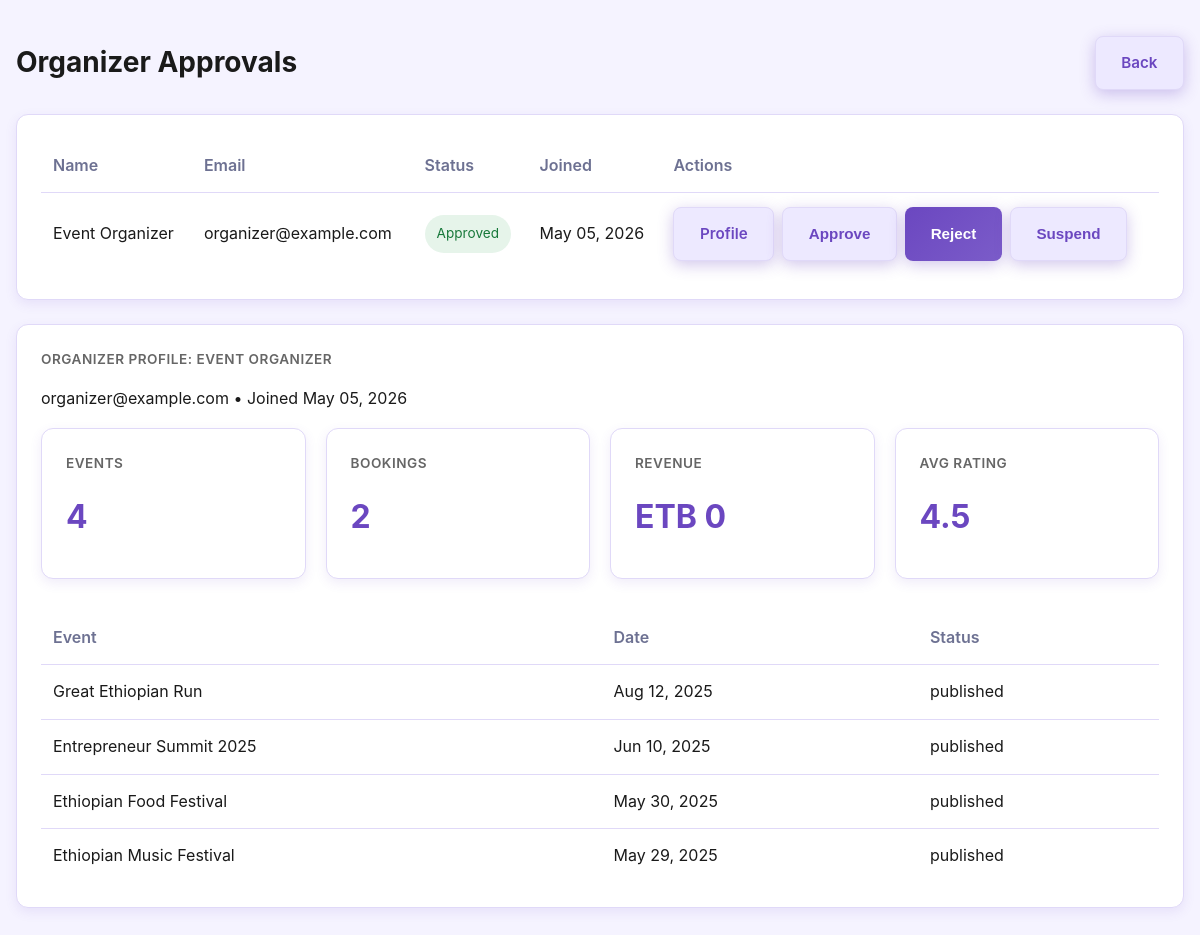
The page /admin-organizers.php?view=2 (signed in) on the database its author committed.
### tables this page shows
CREATE TABLE `users` (
  `id` int(11) NOT NULL,
  `name` varchar(120) NOT NULL,
  `email` varchar(150) NOT NULL,
  `password` varchar(255) NOT NULL,
  `role` enum('admin','organizer','user') NOT NULL DEFAULT 'user',
  `status` enum('pending','approved','rejected') NOT NULL DEFAULT 'approved',
  `created_at` timestamp NOT NULL DEFAULT current_timestamp(),
  `is_blocked` tinyint(1) NOT NULL DEFAULT 0,
  `profile_image` varchar(255) DEFAULT NULL,
  `organization_name` varchar(150) DEFAULT NULL,
  `contact_info` varchar(150) DEFAULT NULL,
  `social_links` text DEFAULT NULL
);

CREATE TABLE `events` (
  `id` int(11) NOT NULL,
  `title` varchar(180) NOT NULL,
  `description` text NOT NULL,
  `date` date NOT NULL,
  `location` varchar(120) NOT NULL,
  `organizer_id` int(11) NOT NULL,
  `category_id` int(11) NOT NULL,
  `image_url` varchar(255) NOT NULL,
  `status` enum('published','draft') NOT NULL DEFAULT 'published',
  `created_at` timestamp NOT NULL DEFAULT current_timestamp(),
  `is_featured` tinyint(1) NOT NULL DEFAULT 0,
  `attendance_count` int(11) NOT NULL DEFAULT 0,
  `lifecycle_status` varchar(20) DEFAULT NULL,
  `event_time` time DEFAULT NULL,
  `capacity` int(11) DEFAULT 0,
  `registration_deadline` date DEFAULT NULL,
  `ticket_type` varchar(50) DEFAULT 'Regular'
);

### includes/config.php (called while the page is built, shortened)
<?php
function sanitize($value)
{
    return htmlspecialchars(trim($value), ENT_QUOTES, 'UTF-8');
}
function db_has_column($mysqli, $table, $column)
{
    $safeTable = preg_replace('/[^a-zA-Z0-9_]/', '', $table);
    $safeColumn = preg_replace('/[^a-zA-Z0-9_]/', '', $column);
    $query = "SHOW COLUMNS FROM `$safeTable` LIKE '$safeColumn'";
    $result = $mysqli->query($query);
    return $result && $result->num_rows > 0;
}

### admin-organizers.php (the view, shortened to what this page needs)
<?php
require_once 'includes/config.php';
$pageTitle = 'Admin Organizers | Event Ethiopia';
$viewId = (int) ($_GET['view'] ?? 0);
$stmt = $mysqli->prepare("SELECT id, name, email, status, is_blocked, created_at FROM users WHERE role='organizer' ORDER BY created_at DESC");
$stmt->execute();
$organizers = $stmt->get_result()->fetch_all(MYSQLI_ASSOC);
$profile = null;
$performance = ['events_total' => 0, 'bookings_total' => 0, 'revenue_total' => 0, 'avg_rating' => null];
$events = [];
if ($viewId > 0) {
    $profileStmt = $mysqli->prepare("SELECT id, name, email, status, is_blocked, created_at FROM users WHERE id=? AND role='organizer' LIMIT 1");
    $profileStmt->bind_param('i', $viewId);
    $profileStmt->execute();
    $profile = $profileStmt->get_result()->fetch_assoc();
    if ($profile) {
        $priceExpr = db_has_column($mysqli, 'events', 'price') ? 'e.price' : '0';
        $perfStmt = $mysqli->prepare(
            "SELECT COUNT(DISTINCT e.id) AS events_total,
                    COUNT(b.id) AS bookings_total,
                    SUM($priceExpr) AS revenue_total,
                    ROUND(AVG(r.rating),1) AS avg_rating
             FROM events e
             LEFT JOIN bookings b ON b.event_id = e.id
             LEFT JOIN reviews r ON r.event_id = e.id
             WHERE e.organizer_id = ?"
        );
        $perfStmt->bind_param('i', $viewId);
        $perfStmt->execute();
        $performance = $perfStmt->get_result()->fetch_assoc();
        $eventsStmt = $mysqli->prepare("SELECT title, date, status FROM events WHERE organizer_id=? ORDER BY date DESC");
        $eventsStmt->bind_param('i', $viewId);
        $eventsStmt->execute();
        $events = $eventsStmt->get_result()->fetch_all(MYSQLI_ASSOC);
    }
}
?>
<!DOCTYPE html>
<html lang="en">
<head><meta charset="UTF-8"><meta name="viewport" content="width=device-width, initial-scale=1.0"><title><?= sanitize($pageTitle) ?></title><link rel="stylesheet" href="css/style.css"></head>
<body>
<main class="page-content wrapper">
<section class="heading-bar"><h2>Organizer Approvals</h2><a href="admin-dashboard.php" class="button button-alt">Back</a></section>
<div class="dashboard-card">
<table class="list-table"><thead><tr><th>Name</th><th>Email</th><th>Status</th><th>Joined</th><th>Actions</th></tr></thead><tbody>
<?php foreach ($organizers as $row): ?>
<tr>
<td><?= sanitize($row['name']) ?></td>
<td><?= sanitize($row['email']) ?></td>
<td>
<span class="badge status-<?= sanitize($row['status']) ?>"><?= sanitize(ucfirst($row['status'])) ?></span>
</td>
<td><?= date('M d, Y', strtotime($row['created_at'])) ?></td>
<td>
<form method="post" style="display:flex;gap:8px;">
<a class="button button-alt" href="admin-organizers.php?view=<?= (int) $row['id'] ?>">Profile</a>
<button class="button button-alt" name="approve" value="<?= (int) $row['id'] ?>">Approve</button>
<button class="button" name="reject" value="<?= (int) $row['id'] ?>">Reject</button>
<button class="button button-alt" name="toggle_block" value="<?= (int) $row['id'] ?>">
<?= (int) $row['is_blocked'] === 1 ? 'Unsuspend' : 'Suspend' ?>
</button>
</form>
</td>
</tr>
<?php endforeach; ?>
</tbody></table>
</div>
<?php if ($profile): ?>
<div class="dashboard-card table-card">
<h3>Organizer Profile: <?= sanitize($profile['name']) ?></h3>
<p><?= sanitize($profile['email']) ?> • Joined <?= date('M d, Y', strtotime($profile['created_at'])) ?></p>
<div class="dashboard-grid">
<div class="dashboard-card"><h3>Events</h3><strong><?= (int) ($performance['events_total'] ?? 0) ?></strong></div>
<div class="dashboard-card"><h3>Bookings</h3><strong><?= (int) ($performance['bookings_total'] ?? 0) ?></strong></div>
<div class="dashboard-card"><h3>Revenue</h3><strong>ETB <?= number_format($performance['revenue_total'] ?? 0) ?></strong></div>
<div class="dashboard-card"><h3>Avg Rating</h3><strong><?= sanitize($performance['avg_rating'] ?? 'N/A') ?></strong></div>
</div>
<table class="list-table"><thead><tr><th>Event</th><th>Date</th><th>Status</th></tr></thead><tbody>
<?php foreach ($events as $event): ?><tr><td><?= sanitize($event['title']) ?></td><td><?= date('M d, Y', strtotime($event['date'])) ?></td><td><?= sanitize($event['status']) ?></td></tr><?php endforeach; ?>
</tbody></table>
</div>
<?php endif; ?>
</main>
</body></html>

### css/style.css (style rules this page uses)
* { box-sizing: border-box; }
:root { --bg: #f5f3ff; --surface: #ffffff; --primary: #6b47c0; --primary-dark: #5a3d99; --primary-soft: #ede9ff; --text: #1a1a1a; --text-secondary: #666666; --border: #e0d9f8; --shadow: 0 4px 12px rgba(107, 71, 192, 0.1); --shadow-lg: 0 8px 24px rgba(107, 71, 192, 0.15); --muted: #6d7192; }
html { scroll-behavior: smooth; }
body { margin: 0; font-family: 'Inter', sans-serif; background: var(--bg); color: var(--text); line-height: 1.6; overflow-x: hidden; }
a { color: var(--primary); text-decoration: none; }
.wrapper { width: min(1200px, calc(100% - 32px)); margin: 0 auto; }
.button, .button-alt { display: inline-flex; align-items: center; justify-content: center; padding: 0.85rem 1.6rem; border-radius: 8px; font-weight: 600; text-decoration: none; border: none; cursor: pointer; transition: all 0.3s ease; font-size: 0.95rem; }
.button { background: linear-gradient(135deg, #6b47c0 0%, #7b5cc9 100%); color: white; box-shadow: 0 4px 15px rgba(107, 71, 192, 0.3); }
.button-alt { background: var(--primary-soft); color: var(--primary); border: 1px solid var(--border); }
.page-content { padding: 36px 0 64px; }
section.heading-bar { display: flex; align-items: center; justify-content: space-between; flex-wrap: wrap; gap: 16px; margin-bottom: 24px; }
.heading-bar h2 { margin: 0; font-size: 1.75rem; }
.profile-box, .dashboard-card { background: var(--surface); border: 1px solid var(--border); border-radius: 24px; padding: 24px; box-shadow: var(--shadow); }
.dashboard-grid { display: grid; grid-template-columns: repeat(auto-fit, minmax(250px, 1fr)); gap: 20px; margin-bottom: 32px; }
.dashboard-card { background: var(--surface); border: 1px solid var(--border); border-radius: 12px; padding: 24px; box-shadow: var(--shadow); }
.dashboard-card h3 { margin: 0 0 16px; font-size: 0.85rem; font-weight: 600; color: var(--text-secondary); text-transform: uppercase; letter-spacing: 0.5px; }
.dashboard-card strong { display: block; font-size: 2rem; font-weight: 700; color: var(--primary); margin-bottom: 12px; }
.list-table { width: 100%; border-collapse: collapse; }
.list-table th, .list-table td { padding: 14px 12px; border-bottom: 1px solid var(--border); text-align: left; }
.list-table th { color: var(--muted); font-weight: 600; }
.list-table tr:last-child td { border-bottom: none; }
.badge { display: inline-flex; align-items: center; padding: 8px 12px; border-radius: 999px; font-size: 0.85rem; background: #f2f0ff; color: var(--primary); }
.status-approved { background: #e6f4ea; color: #17783a; }
.table-card { margin-top: 24px; }

### rows shown on the page
users: name "Event Organizer", email "organizer@example.com", status "Approved", created_at "May 05, 2026", $row['id'] 2 (drawn), is_blocked "Suspend", name "EVENT ORGANIZER"
events: title "Great Ethiopian Run", date "Aug 12, 2025", status "published"
events: title "Entrepreneur Summit 2025", date "Jun 10, 2025", status "published"
events: title "Ethiopian Food Festival", date "May 30, 2025", status "published"
events: title "Ethiopian Music Festival", date "May 29, 2025", status "published"

### other values the page prints
$performance['events_total'] "4"
$performance['bookings_total'] "2"
$performance['revenue_total'] "0"
$performance['avg_rating'] "4.5"
